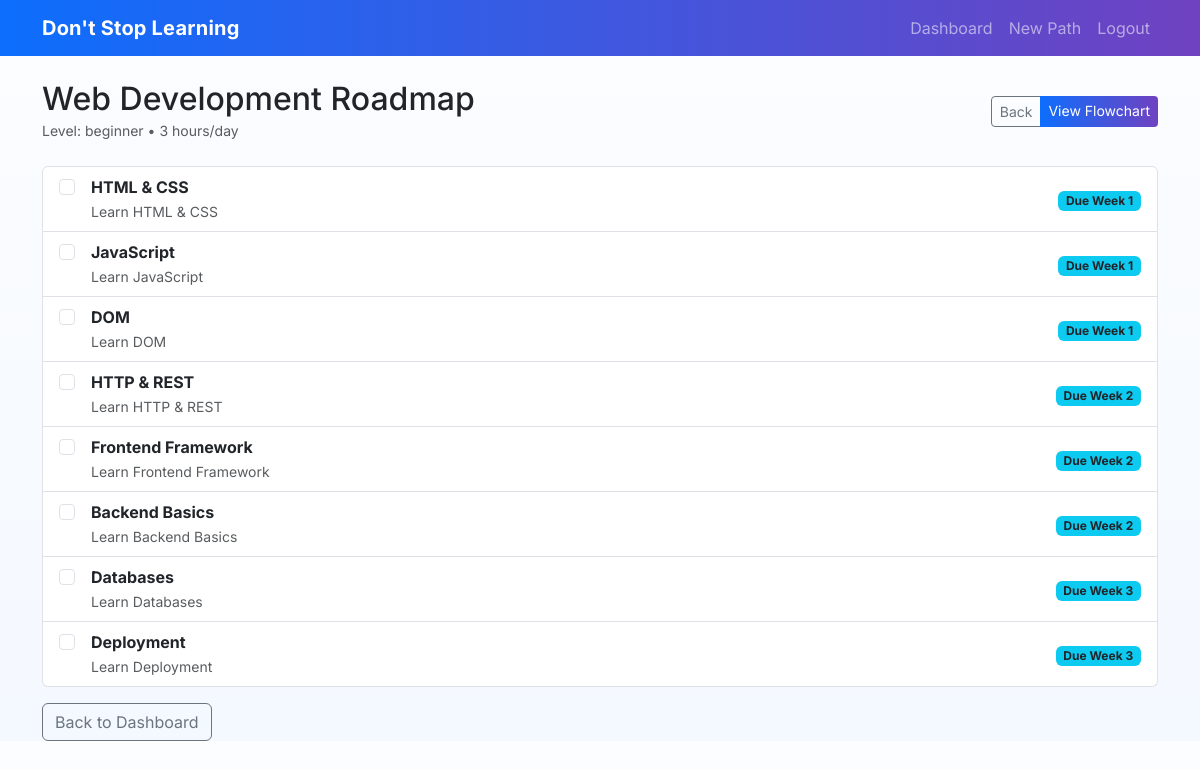
Page /roadmap/4 (signed in) on the committed database.
### app/models.py (models this page shows)
class Roadmap(db.Model):
    id = db.Column(db.Integer, primary_key=True)
    skill = db.Column(db.String(50), nullable=False)
    level = db.Column(db.String(20), nullable=False)      # beginner, intermediate, advanced
    goal = db.Column(db.Text, nullable=False)
    time_per_day = db.Column(db.String(20), nullable=False) # e.g. "1 hour", "2 hours"
    created_at = db.Column(db.DateTime, default=datetime.utcnow)
    user_id = db.Column(db.Integer, db.ForeignKey('user.id'), nullable=False)
    tasks = db.relationship('Task', backref='roadmap', lazy=True, order_by="Task.order")

class Task(db.Model):
    id = db.Column(db.Integer, primary_key=True)
    title = db.Column(db.String(100), nullable=False)
    description = db.Column(db.Text, nullable=True)
    order = db.Column(db.Integer, nullable=False)
    is_completed = db.Column(db.Boolean, default=False)
    due_date = db.Column(db.String(30), nullable=True)    # "Week 1, Day 3"
    roadmap_id = db.Column(db.Integer, db.ForeignKey('roadmap.id'), nullable=False)

### app/learning/routes.py (the view)
@learning.route('/roadmap/<int:roadmap_id>')
@login_required
def view_roadmap(roadmap_id):
    roadmap = Roadmap.query.get_or_404(roadmap_id)
    if roadmap.user_id != current_user.id:
        flash('Access denied.', 'danger')
        return redirect(url_for('main.dashboard'))
    tasks = Task.query.filter_by(roadmap_id=roadmap.id).order_by(Task.order).all()
    return render_template('learning/roadmap.html', roadmap=roadmap, tasks=tasks)

### app/models.py (called while the page is built)
@login_manager.user_loader
def load_user(user_id):
    return User.query.get(int(user_id))

### app/templates/learning/roadmap.html (shortened to what this page needs)
{% extends "base.html" %}
{% block content %}
<div class="d-flex justify-content-between align-items-center mb-3">
    <div>
        <h2 class="mb-0">{{ roadmap.skill }} Roadmap</h2>
        <small class="text-muted">Level: {{ roadmap.level }} • {{ roadmap.time_per_day }}/day</small>
    </div>
    <div class="btn-group">
        <a href="{{ url_for('learning.view_roadmap', roadmap_id=roadmap.id) }}"
            class="btn btn-outline-secondary btn-sm">Back</a>
        <a href="{{ url_for('learning.roadmap_flowchart', roadmap_id=roadmap.id) }}" class="btn btn-primary btn-sm">View
            Flowchart</a>
    </div>
</div>
<div class="list-group mt-4">
    {% for task in tasks %}
    <div class="list-group-item d-flex justify-content-between align-items-center task-item" id="task-{{ task.id }}">
        <div class="d-flex align-items-start">
            <input type="checkbox" class="form-check-input me-3 mt-1 task-checkbox" data-task-id="{{ task.id }}" >
            <div>
                <strong class="d-block">{{ task.title }}</strong>
                <small class="text-muted">{{ task.description }}</small>
            </div>
        </div>
        <div class="text-end">
            <span class="badge bg-info text-dark">Due {{ task.due_date }}</span>
        </div>
    </div>
    {% else %}
    <p>No tasks found. Something went wrong.</p>
    {% endfor %}
</div>
<a href="{{ url_for('main.dashboard') }}" class="btn btn-outline-secondary mt-3">Back to Dashboard</a>
{% endblock %}

### app/static/css/style.css (style rules this page uses)
:root { --brand-1: #0d6efd; --brand-2: #6f42c1; --muted: #6c757d; }
body { font-family: "Inter", system-ui, -apple-system, "Segoe UI", Roboto, "Helvetica Neue", Arial; background: linear-gradient(180deg, #fbfdff 0%, #f4f8ff 100%); color: #212529; }
.btn-primary { background-image: linear-gradient(90deg, var(--brand-1), var(--brand-2)); border: none; }

### rows in the picture
Roadmap: skill "Web Development", level "beginner", time_per_day "3 hours"
Task: title "HTML & CSS", description "Learn HTML & CSS", due_date "Week 1"
Task: title "JavaScript", description "Learn JavaScript", due_date "Week 1"
Task: title "DOM", description "Learn DOM", due_date "Week 1"
Task: title "HTTP & REST", description "Learn HTTP & REST", due_date "Week 2"
Task: title "Frontend Framework", description "Learn Frontend Framework", due_date "Week 2"
Task: title "Backend Basics", description "Learn Backend Basics", due_date "Week 2"
Task: title "Databases", description "Learn Databases", due_date "Week 3"
Task: title "Deployment", description "Learn Deployment", due_date "Week 3"
